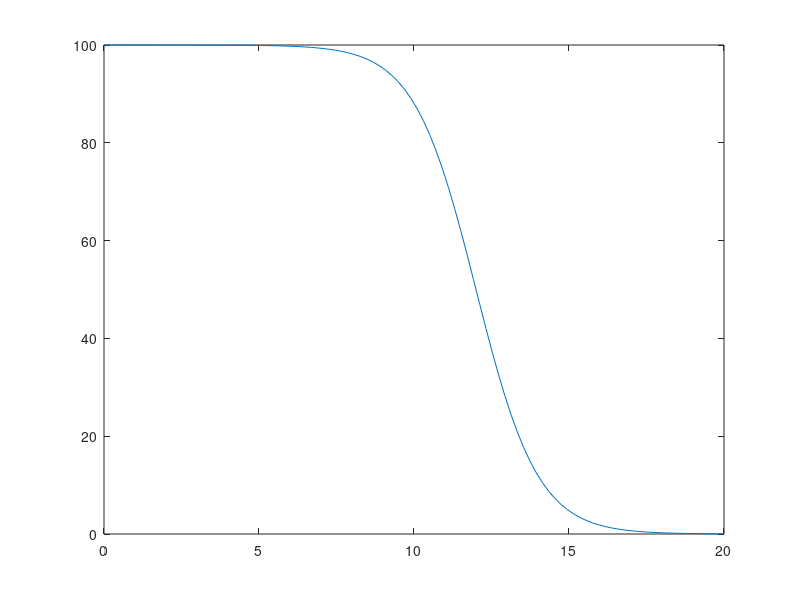

MATLAB code to generate this figure:
clc;clear;close all;

r = linspace(0,20)';
R50 = 12;
sig = 1.0./ (1+exp((r-R50).*12./R50));

plot(r,100*sig)
ylim([0 100])